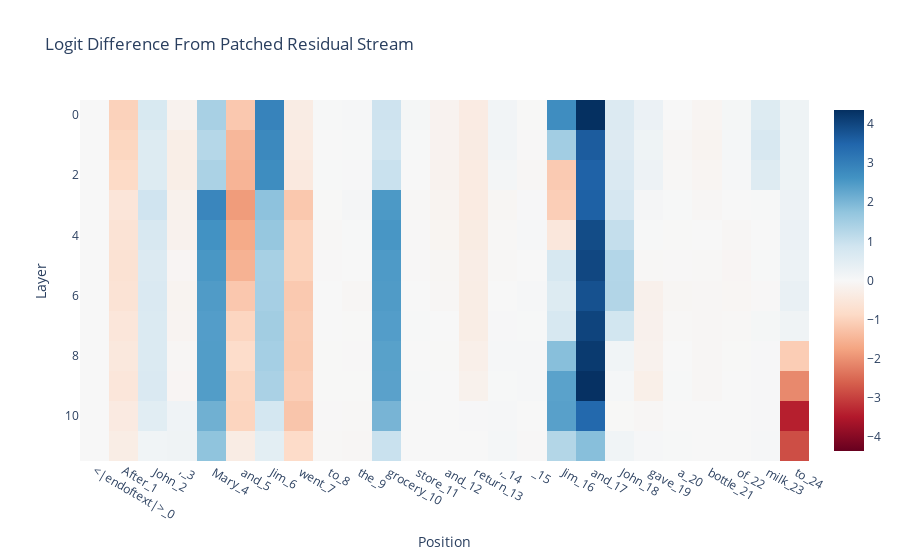

The notebook cell saved with this chart:
### Code cell
prompt_position_labels = [
    f"{tok}_{i}" for i, tok in enumerate(model.to_str_tokens(tokens[0]))
]
imshow(
    patched_residual_stream_diff,
    x=prompt_position_labels,
    title="Logit Difference From Patched Residual Stream",
    labels={"x": "Position", "y": "Layer"},
)

### Figure 1 — Plotly figure (JSON) as saved in the notebook; plotly's stock layout.template omitted (floating-point values rounded to 4 significant figures; data arrays with more than 128 entries replaced by an {"elided": "..."} marker saying what was removed)
{"data": [{"coloraxis": "coloraxis", "hovertemplate": "Position: %{x}<br>Layer: %{y}<br>color: %{z}<extra></extra>", "name": "0", "type": "heatmap", "x": ["<|endoftext|>_0", "After_1", " John_2", ",_3", " Mary_4", " and_5", " Jim_6", " went_7", " to_8", " the_9", " grocery_10", " store_11", " and_12", " return_13", ",_14", " _15", " Jim_16", " and_17", " John_18", " gave_19", " a_20", " bottle_21", " of_22", " milk_23", " to_24"], "xaxis": "x", "yaxis": "y", "z": {"elided": "12x25 float values"}}], "layout": {"coloraxis": {"cmid": 0, "colorscale": [[0, "rgb(103,0,31)"], [0.1, "rgb(178,24,43)"], [0.2, "rgb(214,96,77)"], [0.3, "rgb(244,165,130)"], [0.4, "rgb(253,219,199)"], [0.5, "rgb(247,247,247)"], [0.6, "rgb(209,229,240)"], [0.7, "rgb(146,197,222)"], [0.8, "rgb(67,147,195)"], [0.9, "rgb(33,102,172)"], [1, "rgb(5,48,97)"]]}, "title": {"text": "Logit Difference From Patched Residual Stream"}, "xaxis": {"anchor": "y", "constrain": "domain", "domain": [0, 1], "scaleanchor": "y", "title": {"text": "Position"}}, "yaxis": {"anchor": "x", "autorange": "reversed", "constrain": "domain", "domain": [0, 1], "title": {"text": "Layer"}}}}
